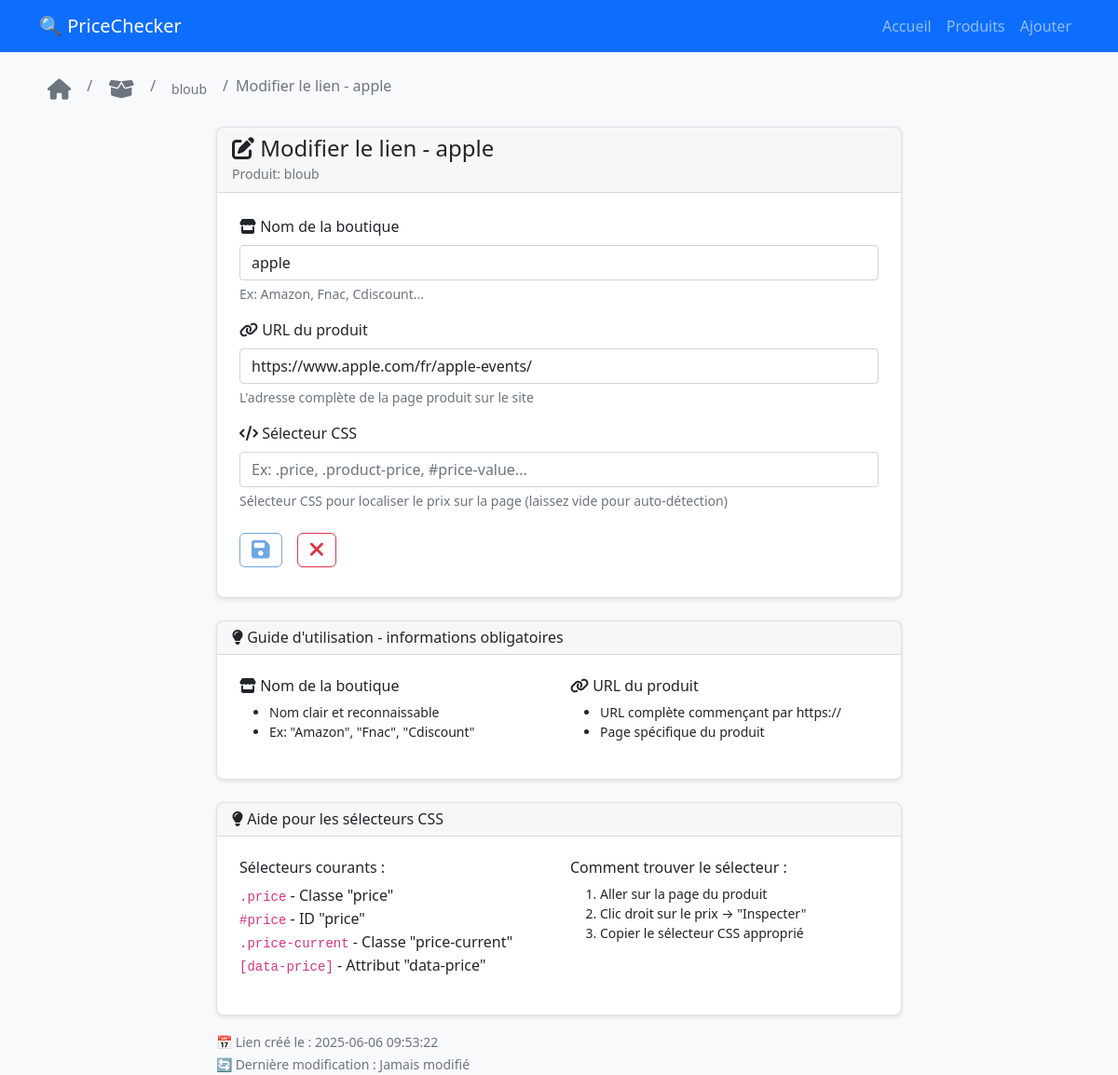
Screenshot of /product/9/link/18/edit with the database file from the repository.
### tables this page shows
CREATE TABLE products (
            id INTEGER PRIMARY KEY AUTOINCREMENT,
            name TEXT NOT NULL,
            description TEXT,
            created_at DATETIME DEFAULT CURRENT_TIMESTAMP,
            updated_at DATETIME DEFAULT CURRENT_TIMESTAMP
        );

CREATE TABLE product_links (
            id INTEGER PRIMARY KEY AUTOINCREMENT,
            product_id INTEGER NOT NULL,
            shop_name TEXT NOT NULL,
            url TEXT NOT NULL,
            css_selector TEXT,
            created_at DATETIME DEFAULT CURRENT_TIMESTAMP,
            FOREIGN KEY (product_id) REFERENCES products (id) ON DELETE CASCADE
        );

### app/routes.py (the view, shortened to what this page needs)
@main.route('/product/<int:product_id>/link/<int:link_id>/edit', methods=['GET', 'POST'])
def edit_product_link(product_id, link_id):
    try:
        product = get_product_by_id(product_id)
        if not product:
            flash('Produit non trouvé', 'error')
            return redirect(url_for('main.products'))
        conn = get_db_connection()
        link = conn.execute('''
                            SELECT *
                            FROM product_links
                            WHERE id = ?
                              AND product_id = ?
                            ''', (link_id, product_id)).fetchone()
        if not link:
            conn.close()
            flash('Lien non trouvé', 'error')
            return redirect(url_for('main.product_detail', product_id=product_id))
        conn.close()
        return render_template('edit_product_link.html', product=product, link=link)
    except Exception as e:
        logger.error(f"Erreur édition lien {link_id}: {e}")
        flash(f'Erreur lors de l\'édition: {e}', 'error')
        return redirect(url_for('main.product_detail', product_id=product_id))

### database/models.py (called while the page is built)
def get_db_connection():
    try:
        if current_app:
            db_path = current_app.config.get('DATABASE_PATH', 'pricechecker.db')
        else:
            db_path = 'pricechecker.db'
        conn = sqlite3.connect(db_path)
        conn.row_factory = sqlite3.Row
        if hasattr(current_app.config, 'SQLITE_PRAGMAS'):
            for pragma, value in current_app.config.SQLITE_PRAGMAS.items():
                conn.execute(f"PRAGMA {pragma} = {value}")
        return conn
    except Exception as e:
        logger.error(f"Erreur connexion DB: {e}")
        raise

def dict_from_row(row):
    if row is None:
        return None
    return {key: row[key] for key in row.keys()}

def get_product_by_id(product_id):
    conn = get_db_connection()
    cursor = conn.cursor()
    row = cursor.execute(
        'SELECT id, name, description, created_at, updated_at FROM products WHERE id = ?',
        (product_id,)
    ).fetchone()
    conn.close()
    return dict_from_row(row) if row else None

### app/templates/edit_product_link.html (shortened to what this page needs)
{% extends "base.html" %}
{% block content %}
<nav aria-label="breadcrumb" class="mb-4">
    <ol class="breadcrumb">
        <li class="breadcrumb-item"><a href="{{ url_for('main.index') }}" class="btn btn-sm" title="Retour à l'accueil"><i class="fas fa-home"></i></a></li>
        <li class="breadcrumb-item"><a href="{{ url_for('main.products') }}" class="btn btn-sm" title="Retour aux produits"><i class="fas fa-box-open"></i></a></li>
        <li class="breadcrumb-item"><a href="{{ url_for('main.product_detail', product_id=product.id) }}" class="btn btn-sm">{{ product.name }}</a></li>
        <li class="breadcrumb-item active" aria-current="page" class="btn btn-sm">Modifier le lien - {{ link.shop_name }}</li>
    </ol>
</nav>
<div class="row justify-content-center">
    <div class="col-md-8">
        <div class="card">
            <div class="card-header">
                <h4 class="mb-0">
                    <i class="fas fa-edit"></i> Modifier le lien - {{ link.shop_name }}
                </h4>
                <small class="text-muted">Produit: {{ product.name }}</small>
            </div>
            <div class="card-body">
                <form method="POST" novalidate>
                    <div class="mb-3">
                        <label for="shop_name" class="form-label">
                            <i class="fas fa-store"></i> Nom de la boutique
                        </label>
                        <input type="text"
                               class="form-control"
                               id="shop_name"
                               name="shop_name"
                               value="{{ form_data.shop_name if form_data else link.shop_name }}"
                               required>
                        <div class="form-text">
                            Ex: Amazon, Fnac, Cdiscount...
                        </div>
                    </div>
                    <div class="mb-3">
                        <label for="url" class="form-label">
                            <i class="fas fa-link"></i> URL du produit
                        </label>
                        <input type="url"
                               class="form-control"
                               id="url"
                               name="url"
                               value="{{ form_data.url if form_data else link.url }}"
                               required>
                        <div class="form-text">
                            L'adresse complète de la page produit sur le site
                        </div>
                    </div>
                    <div class="mb-4">
                        <label for="css_selector" class="form-label">
                            <i class="fas fa-code"></i> Sélecteur CSS
                        </label>
                        <input type="text"
                               class="form-control"
                               id="css_selector"
                               name="css_selector"
                               value="{{ form_data.css_selector if form_data else (link.css_selector or '') }}"
                               placeholder="Ex: .price, .product-price, #price-value...">
                        <div class="form-text">
                            Sélecteur CSS pour localiser le prix sur la page (laissez vide pour auto-détection)
                        </div>
                    </div>
                    <div class="d-flex gap-2">
                        <button type="submit" class="btn btn-action-view btn-sm">
                            <i class="fa-solid fa-floppy-disk"></i>
                        </button>
                        <a href="{{ url_for('main.product_detail', product_id=product.id) }}"
                            class="btn btn-action-delete btn-sm">
                            <i class="fa-solid fa-xmark"></i>
                        </a>
                    </div>
                </form>
            </div>
        </div>
        <div class="card mt-4">
            <div class="card-header">
                <h6 class="mb-0">
                    <i class="fas fa-lightbulb"></i> Guide d'utilisation - informations obligatoires
                </h6>
            </div>
            <div class="card-body">
                <div class="row">
                    <div class="col-md-6">
                        <h6><i class="fas fa-store"></i> Nom de la boutique</h6>
                        <ul class="small">
                            <li>Nom clair et reconnaissable</li>
                            <li>Ex: "Amazon", "Fnac", "Cdiscount"</li>
                        </ul>
                    </div>
                    <div class="col-md-6">
                        <h6><i class="fas fa-link"></i> URL du produit</h6>
                        <ul class="small">
                            <li>URL complète commençant par https://</li>
                            <li>Page spécifique du produit</li>
                        </ul>
                    </div>
                </div>
            </div>
        </div>
        <div class="card mt-4">
            <div class="card-header">
                <h6 class="mb-0">
                    <i class="fas fa-lightbulb"></i> Aide pour les sélecteurs CSS
                </h6>
            </div>
            <div class="card-body">
                <div class="row">
                    <div class="col-md-6">
                        <h6>Sélecteurs courants :</h6>
                        <ul class="list-unstyled">
                            <li><code>.price</code> - Classe "price"</li>
                            <li><code>#price</code> - ID "price"</li>
                            <li><code>.price-current</code> - Classe "price-current"</li>
                            <li><code>[data-price]</code> - Attribut "data-price"</li>
                        </ul>
                    </div>
                    <div class="col-md-6">
                        <h6>Comment trouver le sélecteur :</h6>
                        <ol class="small">
                            <li>Aller sur la page du produit</li>
                            <li>Clic droit sur le prix → "Inspecter"</li>
                            <li>Copier le sélecteur CSS approprié</li>
                        </ol>
                    </div>
                </div>
            </div>
        </div>
        <div class="mt-3">
            <small class="text-muted">
                📅 Lien créé le : {{ link.created_at }}<br>
                🔄 Dernière modification : {{ link.updated_at or 'Jamais modifié' }}
            </small>
        </div>
    </div>
</div>
{% endblock %}

### static/css/style.css (style rules this page uses)
.breadcrumb a { text-decoration: none !important; color: #6c757d; transition: color 0.2s ease; }
.btn { border-radius: 6px; transition: all 0.15s ease; font-weight: 500; display: inline-flex !important; align-items: center !important; justify-content: center !important; text-align: center !important; }
.btn i { font-size: 1.6em; }
.btn-sm i { font-size: 1.6em; }
.btn-action-addlink, .btn-action-back, .btn-action-chart, .btn-action-delete, .btn-action-edit, .btn-action-scrap, .btn-action-view, .btn-shop-delete, .btn-shop-edit { background-color: transparent !important; border-width: 1px !important; border-style: solid !important; color: #6c757d !important; display: inline-flex !important; align-items: center !important; justify-content: center !important; transition: all 0.3s ease !important; min-width: 25px !important; min-height: 25px !important; gap: 0.5rem !important; padding: 0.375rem 0.75rem !important; white-space: nowrap !important; }
.btn-action-delete { border-color: #dc3545 !important; color: #dc3545 !important; }
.btn-action-view { border-color: #6EA6E5 !important; color: #6EA6E5 !important; }
.card { box-shadow: 0 2px 4px rgba(0,0,0,0.1); transition: all 0.2s ease; border: 1px solid #dee2e6; border-radius: 8px; animation: fadeInUp 0.4s ease-out; }
.card .btn { margin-right: 0.5rem; margin-bottom: 0.5rem; }
.card:nth-child(1) { animation-delay: 0.05s; }
.card:nth-child(2) { animation-delay: 0.1s; }
.card:nth-child(3) { animation-delay: 0.15s; }
.card-body { padding: 1.5rem; }

### rows the page displays
products: name "bloub"
product_links: shop_name "apple", url "https://www.apple.com/fr/apple-events/", created_at "2025-06-06 09:53:22"

### other values shown
{{ link.updated_at or 'Jamais modifié' }} "Jamais modifié"
